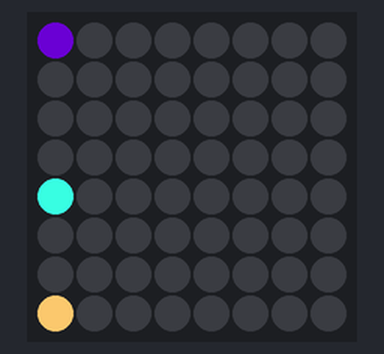
Bench run of a program on a simulated Raspberry Pi (BCM pin numbers) with a Sense HAT. Parts: the Sense HAT's 8×8 RGB LED matrix. Random numbers come from a fixed seed. At 5.5 s the program stops and its outputs stay as they are.

Above: at 0.6 s.
At 1.1 s:
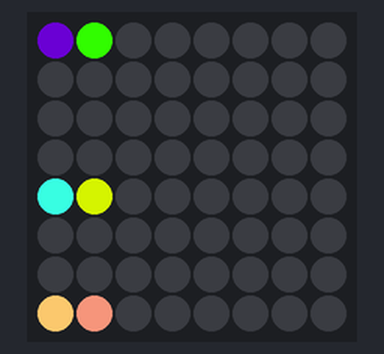
At 1.6 s:
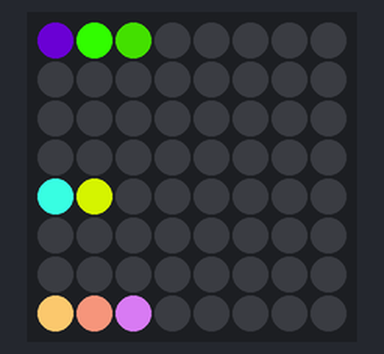
At 3.1 s:
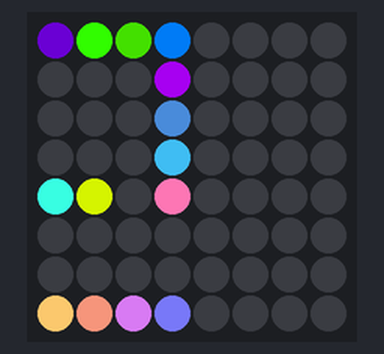
At 4.1 s:
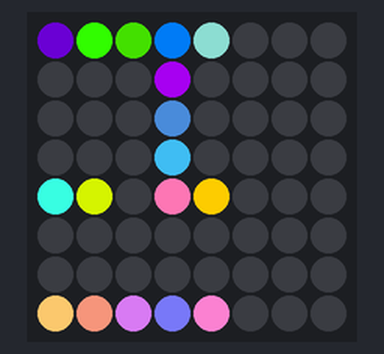
At 5.6 s:
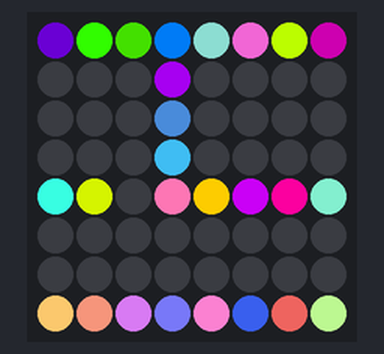

Measured:
- what the display in image 0 shows lasts 0.5 s, from 0.5 s to 1.0 s
- what the display in image 3 shows lasts 1.0 s, from 3.0 s to 4.0 s

The program:

bettersparkleshi.py
```python
from sense_hat import SenseHat
import random
import time

sense=SenseHat()
sense.clear()

for i in range(8):
    r,g,b=random.randint(0,255),random.randint(0,255),random.randint(0,255)
    time.sleep(0.5)
    sense.set_pixel(i,0,r,g,b)
    r,g,b=random.randint(0,255),random.randint(0,255),random.randint(0,255)
    sense.set_pixel(i,4,r,g,b)
    r,g,b=random.randint(0,255),random.randint(0,255),random.randint(0,255)
    sense.set_pixel(i,7,r,g,b)
    if(i==3):
        for a in range(3):
            r,g,b=random.randint(0,255),random.randint(0,255),random.randint(0,255)
            sense.set_pixel(3,a+1,r,g,b)
            time.sleep(0.5)
```
